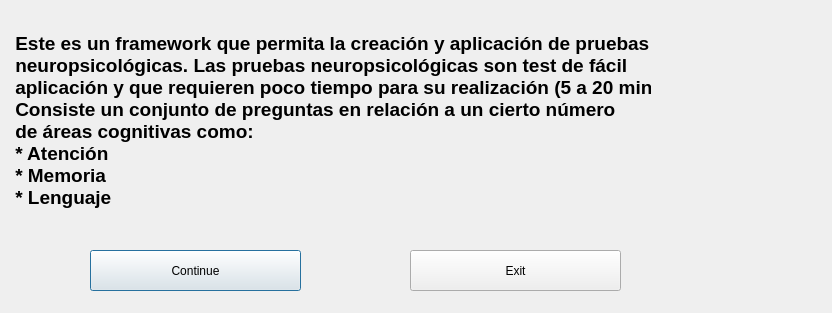
<?xml version="1.0" encoding="UTF-8"?>
<ui version="4.0">
 <class>DialogInformation1</class>
 <widget class="QDialog" name="DialogInformation1">
  <property name="geometry">
   <rect>
    <x>0</x>
    <y>0</y>
    <width>832</width>
    <height>313</height>
   </rect>
  </property>
  <property name="windowTitle">
   <string>Dialog</string>
  </property>
  <widget class="QPushButton" name="pushButtonAceptar">
   <property name="geometry">
    <rect>
     <x>90</x>
     <y>250</y>
     <width>211</width>
     <height>41</height>
    </rect>
   </property>
   <property name="text">
    <string>Continue</string>
   </property>
  </widget>
  <widget class="QPushButton" name="pushButtonSalir">
   <property name="geometry">
    <rect>
     <x>410</x>
     <y>250</y>
     <width>211</width>
     <height>41</height>
    </rect>
   </property>
   <property name="text">
    <string>Exit</string>
   </property>
  </widget>
  <widget class="QLabel" name="label_2">
   <property name="geometry">
    <rect>
     <x>10</x>
     <y>0</y>
     <width>641</width>
     <height>241</height>
    </rect>
   </property>
   <property name="font">
    <font>
     <family>Lao UI</family>
     <pointsize>14</pointsize>
     <weight>75</weight>
     <bold>true</bold>
    </font>
   </property>
   <property name="layoutDirection">
    <enum>Qt::LeftToRight</enum>
   </property>
   <property name="autoFillBackground">
    <bool>true</bool>
   </property>
   <property name="text">
    <string> Este es un framework que permita la creación y aplicación de pruebas
 neuropsicológicas. Las pruebas neuropsicológicas son test de fácil 
 aplicación y que requieren poco tiempo para su realización (5 a 20 min).
 Consiste un conjunto de preguntas en relación a un cierto número
 de áreas cognitivas como:
 * Atención
 * Memoria
 * Lenguaje</string>
   </property>
  </widget>
  <widget class="QLabel" name="label">
   <property name="geometry">
    <rect>
     <x>650</x>
     <y>40</y>
     <width>171</width>
     <height>181</height>
    </rect>
   </property>
   <property name="text">
    <string/>
   </property>
   <property name="pixmap">
    <pixmap resource="signowarning.qrc">:/imagenes/exclamacion.png</pixmap>
   </property>
  </widget>
 </widget>
 <resources>
  <include location="signowarning.qrc"/>
 </resources>
 <connections>
  <connection>
   <sender>pushButtonAceptar</sender>
   <signal>clicked()</signal>
   <receiver>DialogInformation1</receiver>
   <slot>continuarDI1()</slot>
   <hints>
    <hint type="sourcelabel">
     <x>192</x>
     <y>274</y>
    </hint>
    <hint type="destinationlabel">
     <x>323</x>
     <y>264</y>
    </hint>
   </hints>
  </connection>
  <connection>
   <sender>pushButtonSalir</sender>
   <signal>clicked()</signal>
   <receiver>DialogInformation1</receiver>
   <slot>salirDI1()</slot>
   <hints>
    <hint type="sourcelabel">
     <x>610</x>
     <y>269</y>
    </hint>
    <hint type="destinationlabel">
     <x>643</x>
     <y>265</y>
    </hint>
   </hints>
  </connection>
 </connections>
 <slots>
  <slot>continuarDI1()</slot>
  <slot>salirDI1()</slot>
 </slots>
</ui>
